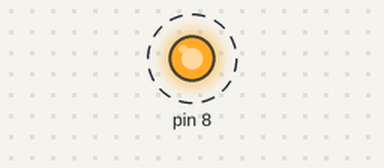
Bench run of a program on a simulated Raspberry Pi (header pin numbers). Parts: output pins drawn as LEDs (lit = HIGH). Dashed ring = blinking.

Above: at 0.5 s.
Timing chart, 0 to 4.6 s (numbered marks = the images above):
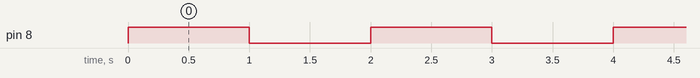

The program:

LED.py
```python
import RPi.GPIO as GPIO # Import Raspberry Pi GPIO library
from time import sleep # Import the sleep function from the time module
GPIO.setwarnings(False) # Ignore warning for now
GPIO.setmode(GPIO.BOARD) # Use physical pin numbering
GPIO.setup(8, GPIO.OUT, initial=GPIO.LOW) # Set pin 8 to be an output pin and set initial value to low (off)
try:
    while True: # Run forever
        GPIO.output(8, GPIO.HIGH) # Turn on
        sleep(1) # Sleep for 1 second
        GPIO.output(8, GPIO.LOW) # Turn off
        sleep(1) # Sleep for 1 second
except KeyboardInterrupt:
    GPIO.cleanup()
```

Measured:
- by itself, pin 8: alternates HIGH for 1.0 s and LOW for 1.0 s
